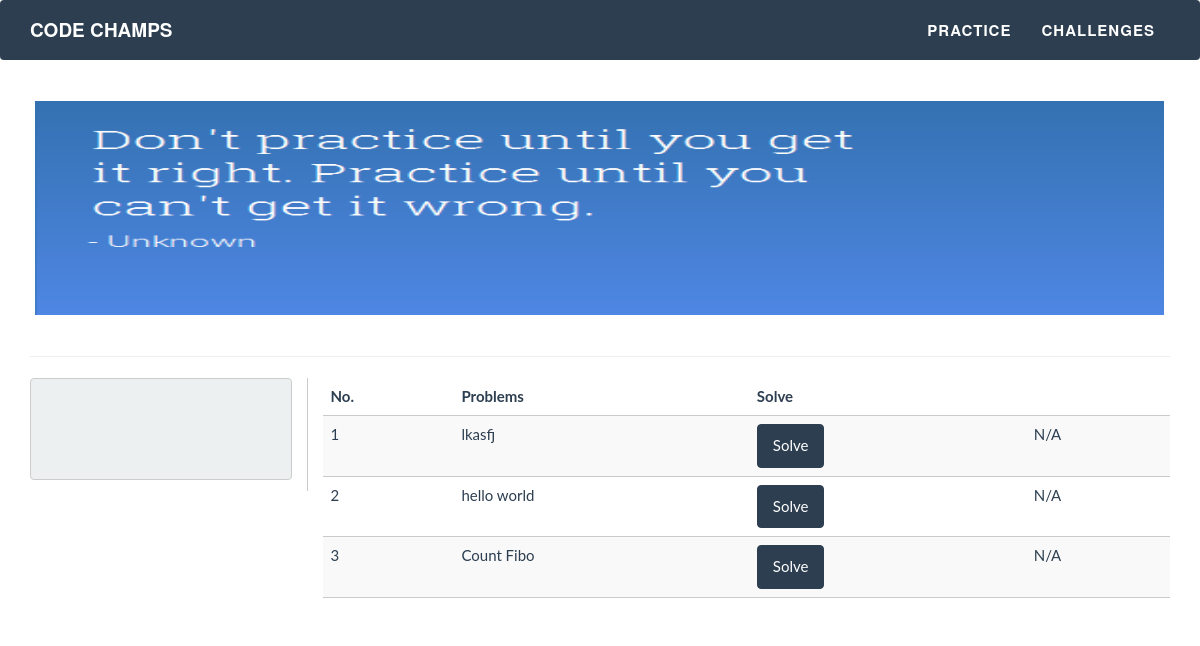
The app's page /problems/ with its own data.
### problems/models.py (models this page shows)
class problem(models.Model):
    title=models.CharField(max_length=400,unique=True)
    body=models.TextField()
    added_on=models.DateField(auto_now_add=True,auto_now=False)
    input_format=models.TextField()
    output_format=models.TextField()
    ip_tc=models.FileField(upload_to='input/',null=True,blank=True)
    op_tc=models.FileField(upload_to='output/',null=True,blank=True)
    def __str__(self):
        return self.title
    class Meta:
        verbose_name="Problem"
        verbose_name_plural="Problems"
        ordering=["-id"]

### problems/views.py (the view)
# urls.py: url(r'^problems/$','problems.views.AllProblems'),
def AllProblems(request):
    if request.user.is_authenticated():
        dev=Developer.objects.get(user=request.user)
        try:
            solved_list=dev.problems_list
            solved_map={}
            solve_arr=solved_list.split()
            for i in solve_arr:
                print i
                k=i.index('.')
                A=int(i[:k])
                B=(int)(i[k+1:])
                solved_map[A]=B
        except:
            print 'U got the wrong username'
    else:
        dev=None
        solved_list=None
        solved_map=None
    problems=problem.objects.all().order_by('id')
    context={'question':problems,'developer':dev,'solved':solved_list,'solved_map':solved_map}
    return render_to_response('Practice.html',context,context_instance=RequestContext(request));

### problems/templates/Practice.html (shortened to what this page needs)
<!DOCTYPE html>
{% extends "base.html" %}
{% load staticfiles %}
{% block extrahead %}
    <link href="{% static 'css/bootstrap.min.css' %}" rel="stylesheet">
	<link href="{% static 'css/freelancer.css' %}" rel="stylesheet">
 {% endblock %}
{% block content %}
{% include 'navbar.html'%}
	<div class="container">
		<div class="row">
			                <img src="{%static 'img/practice1.png'%}" style=" height: 254px; width: 1169px;padding: 20px;">
		</div>
		<hr>
            <div class="row">
                <div class="col-sm-3 rightborder portfolio-item" >
                   <pre class="wrapper">
					</pre>
                </div>
                <div class="col-md-9  portfolio-item">
						    <table class="table table-striped table-hover">
								<thead>
									<tr>
										<th>No.</th>
										<th>Problems</th>
										<th style="pull-right:20px">Solve</th>
									</tr>
								</thead>
								<tbody>
									{% for problem in question %}
									<tr>
										<td>{{problem.id}}</td>
										<td>{{problem}}</td>
										{% if solved_map %}
											{% if problem.id in solved_map%}
												<td><a href='/problems/{{problem.title}}/'><button type="button"  class="btn btn-success" >Solved</button></a></td>
											{%else %}
												<td><a href='/problems/{{problem.title}}/'><button type="button"  class="btn btn-primary" >Solve</button></a></td>
											{%endif%}
										{%else%}
											<td><a href='/problems/{{problem.title}}/'><button type="button"  class="btn btn-primary" >Solve</button></a></td>
											<td>N/A</td>
										{% endif %}
									</tr>
									{% endfor %}
								</tbody>
						</table>
                </div>
            </div>
	</div>
{% endblock %}

### static/static_dirs/css/freelancer.css (style rules this page uses)
body { overflow-x: hidden; }
a, a:hover, a:focus, a:active, a.active { outline: 0; color: #18bc9c; }

### problems/templates/Practice.html (style rules this page uses)
.rightborder { border-right:1px solid rgb(205, 201, 201); }
.wrapper { overflow:hidden; word-wrap:break-word; }
table { border-collapse: collapse; width:100% }
table, th, td {  height:60% }
tr { border-bottom:1px solid rgb(205, 201, 201); }

### records on screen
problem: id "1", title "lkasfj"
problem: id "2", title "hello world"
problem: id "3", title "Count Fibo"
